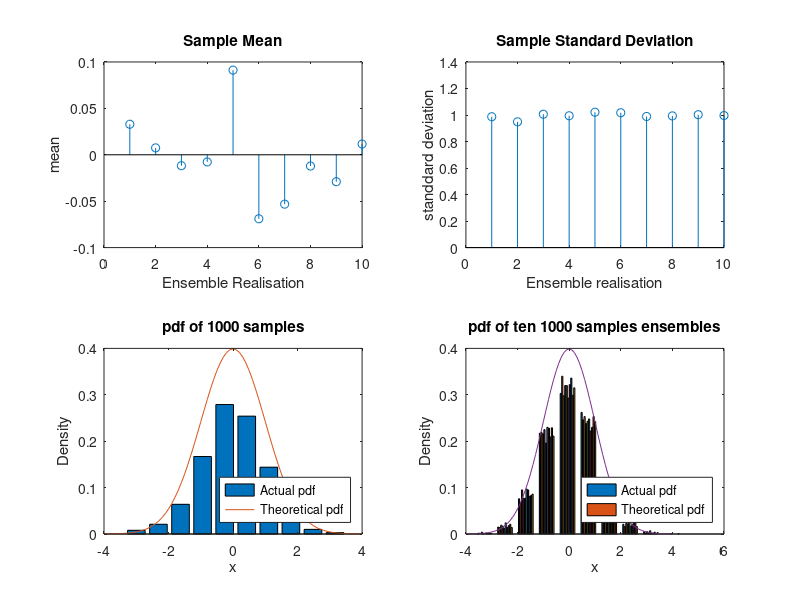

MATLAB code to generate this figure:
clear all;
X_1 = randn(1000,1);
mean_1 = mean(X_1); %sample mean of 1000-sample realisation
std_1 = std(X_1); %standard deviation of 1000-sample realisation

X_2 = randn(1000,10);
mean_2 = mean(X_2);
std_2 = std(X_2);
figure;
subplot(2,2,1);
stem(mean_2,'o')
    title('Sample Mean');
    xlabel('Ensemble Realisation');
    ylabel('mean');

subplot(2,2,2)
stem(std_2,'o')
    title('Sample Standard Deviation');
    xlabel('Ensemble realisation');
    ylabel('standdard deviation');

subplot(2,2,3);
hist(X_1);
[counts,centers] = hist(X_1);
bar(centers,counts/1000);
hold on;
x = [-4:.1:4];
norm = normpdf(x,0,1)
plot(x,norm);
title('pdf of 1000 samples');
xlabel('x');
ylabel('Density');
legend('Actual pdf', 'Theoretical pdf', 'Location', 'SouthEast');
hold off;

subplot(2,2,4)
[counts,centers] = hist(X_2);
bar(centers,counts/1000);
hold on;
x = [-4:.1:4];
norm = normpdf(x,0,1)
plot(x,norm);
title('pdf of ten 1000 samples ensembles');
xlabel('x');
ylabel('Density');
legend('Actual pdf', 'Theoretical pdf', 'Location', 'SouthEast');
hold off;

print('-bestfit','BestFitFigure','-dpdf')